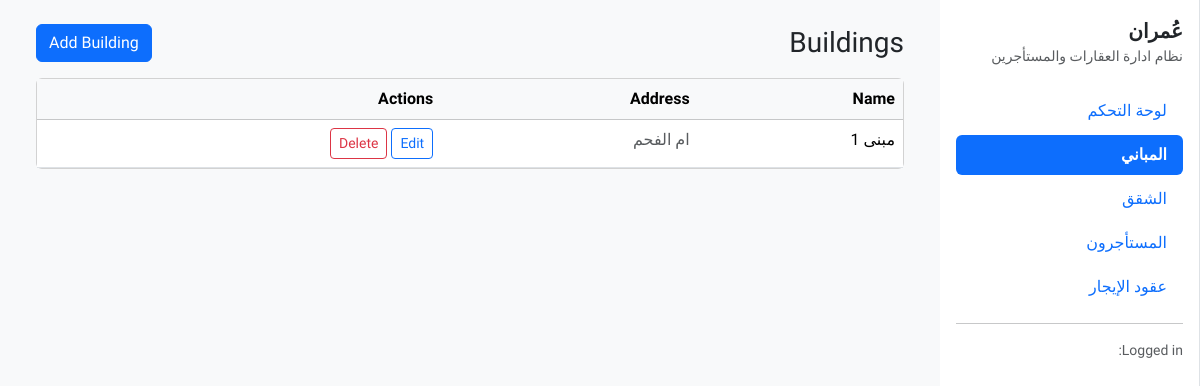
Before: /buildings/ with the older database file.
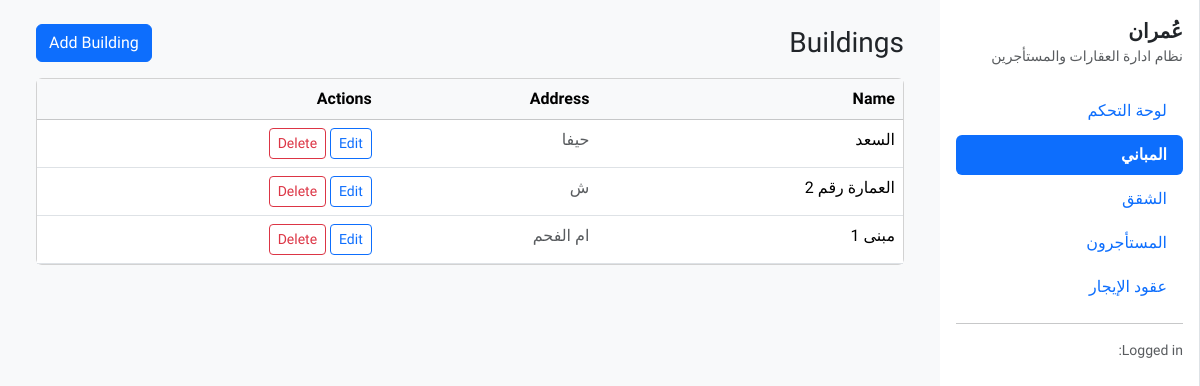
After: the same page with the newer database file.
### listings/models.py (models this page shows, shortened)
class Building(models.Model):
    name = models.CharField("اسم العمارة", max_length=150)
    address = models.CharField("العنوان", max_length=255, blank=True)
    notes = models.TextField("ملاحظات", blank=True)
    class Meta:
        verbose_name = "عمارة"
        verbose_name_plural = "العمارات"
        ordering = ["name"]

### listings/views.py (the view)
# urls.py: path("buildings/", views.building_list, name="building_list"),
def building_list(request):
    buildings = Building.objects.all().order_by("name")
    is_htmx = request.headers.get("HX-Request")
    template = "listings/partials/building_list_partial.html" if is_htmx else "listings/building_list.html"
    return render(request, template, {"buildings": buildings})

### listings/templates/listings/building_list.html (shortened to what this page needs)
{% extends "layout/base.html" %}
{% block content %}
<div class="d-flex align-items-center justify-content-between mb-3">
  <h3 class="mb-0">Buildings</h3>
  <a class="btn btn-primary" href="{% url 'building_create' %}">Add Building</a>
</div>
<div class="card">
  <div class="table-responsive">
    <table class="table table-hover mb-0">
      <thead class="table-light">
        <tr>
          <th>Name</th>
          <th>Address</th>
          <th class="text-end">Actions</th>
        </tr>
      </thead>
      <tbody>
        {% for b in buildings %}
        <tr>
          <td>{{ b.name }}</td>
          <td class="text-muted">{{ b.address }}</td>
          <td class="text-end">
            <a class="btn btn-sm btn-outline-primary" href="{% url 'building_edit' b.id %}">Edit</a>
            <a class="btn btn-sm btn-outline-danger" href="{% url 'building_delete' b.id %}">Delete</a>
          </td>
        </tr>
        {% empty %}
        <tr><td colspan="3" class="text-center text-muted p-4">No buildings yet.</td></tr>
        {% endfor %}
      </tbody>
    </table>
  </div>
</div>
{% endblock %}

Changed rows visible on the page:
added Building: name "السعد", address "حيفا"
added Building: name "العمارة رقم 2", address "ش"
